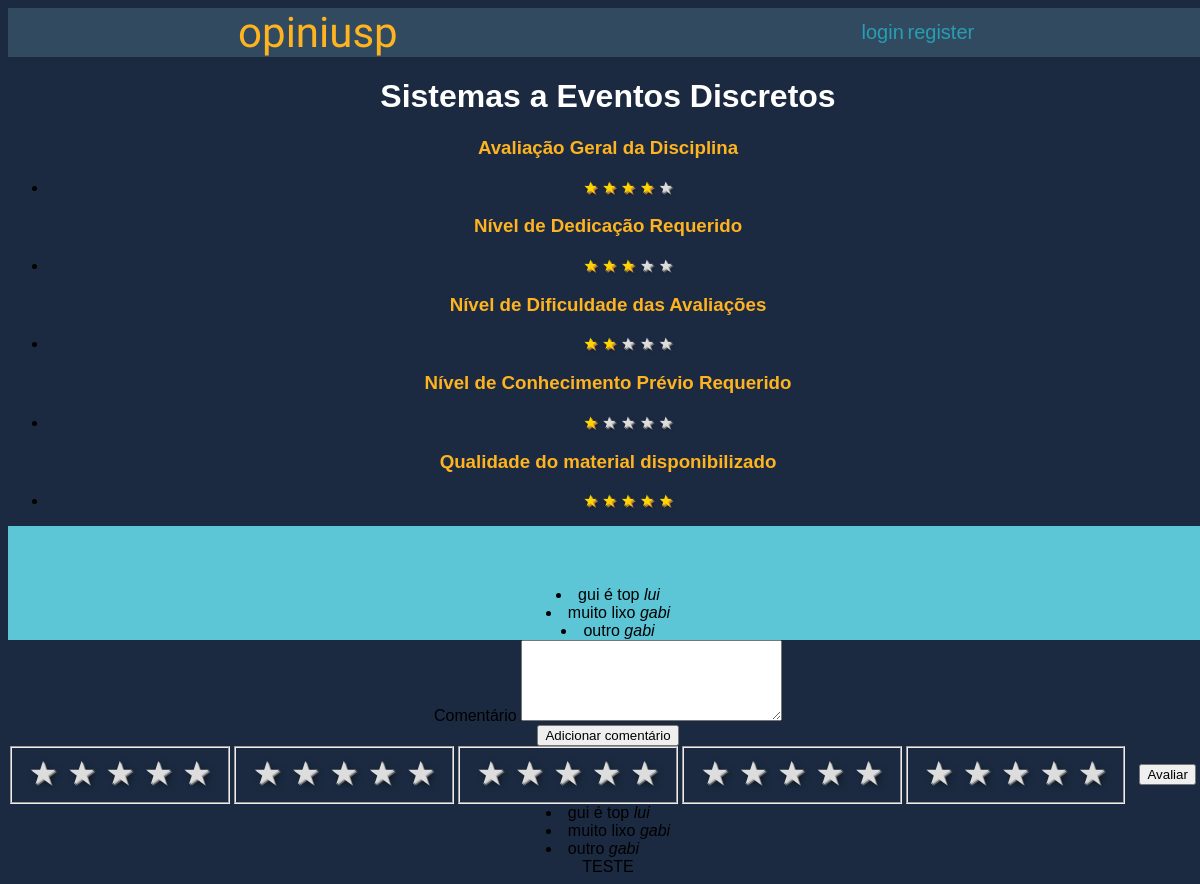
The page /disciplina/1/ on the database its author committed.
### main/models.py (models this page shows, shortened)
class Disciplina(models.Model):
    nome = models.CharField(max_length=100)
    sigla = models.CharField(max_length=7)
    cred_aula = models.IntegerField()
    cred_trabalho = models.IntegerField()
    ch_total = models.IntegerField()
    descricao = models.TextField(max_length=500) #programacao
    programa_resumido = models.TextField(max_length=300)
    met_avaliacao = models.CharField(max_length=50)
    crit_avaliacao = models.CharField(max_length=50)
    recup_avaliacao = models.CharField(max_length=50)
    bibliografia = models.TextField(max_length=1000)

class Comentario(models.Model):
    disciplina = models.ForeignKey(Disciplina, on_delete=models.CASCADE)
    user = models.ForeignKey(User, on_delete=models.CASCADE)
    texto = models.TextField(max_length=1000)
    downVote = models.ManyToManyField(User, blank=True, related_name="downvote")
    upVote = models.ManyToManyField(User, blank=True, related_name="upvote")

### main/views.py (the view)
# urls.py: path('disciplina/<int:id>/', views.pagina_disciplina, name = "disciplina"),
def pagina_disciplina(request, id):
    disciplina = Disciplina.objects.get(id=id)
    comentarios =  Comentario.objects.filter(disciplina=id).annotate(
    total_votes=Count('upVote')-Count('downVote')
    ).order_by('total_votes')
    avaliacoes = Avaliacao.objects.filter(disciplina=id)
    mediaGeral = avaliacoes.aggregate(Avg("notageral"))["notageral__avg"]
    mediaCrit1 = avaliacoes.aggregate(Avg("notaCrit1"))["notaCrit1__avg"]
    mediaCrit2 = avaliacoes.aggregate(Avg("notaCrit2"))["notaCrit2__avg"]
    mediaCrit3 = avaliacoes.aggregate(Avg("notaCrit3"))["notaCrit3__avg"]
    mediaCrit4 = avaliacoes.aggregate(Avg("notaCrit4"))["notaCrit4__avg"]
    medias = [
        mediaGeral, mediaCrit1, mediaCrit2, mediaCrit3, mediaCrit4
    ]
    averages = []
    for media in medias:
        if media == None:
            averages.append(0)
        else:
            averages.append(int(roundTraditional(media)))
    ranges = [
        range(averages[0]), range(averages[1]), range(averages[2]), range(averages[3]), range(averages[4])
    ]
    complementos = [
        range(5-averages[0]), range(5- averages[1]), range(5 - averages[2]), range(5 - averages[3]), range(5 - averages[4])
    ]
    contexto = {
        "disciplina": disciplina,
        "comentarios": comentarios,
        "ranges": ranges,
        "complementos": complementos
    }
    return render(request, 'main/disciplina.html', contexto)

### main/views.py (called while the page is built)
def roundTraditional(val,digits=0):
    return round(val+10**(-len(str(val))-1), digits)

### main/templates/main/disciplina.html (shortened to what this page needs)
{% extends 'main/base.html'%}
{% load static %}
{% block content %}
<h1>{{disciplina.nome}}</h1>
<div class=bloco-avaliacao>
  <h3 class="avalicao_estrelas"> Avaliação Geral da Disciplina</h3>
<ul>
<li > {%for i in ranges.0%} <span class="preenchida">&#9733</span> {% endfor %}
  {%for i in complementos.0%} <span class="vazia">&#9733</span> {% endfor %} </li>
</ul>
<h3 class="avalicao_estrelas">Nível de Dedicação Requerido</h3>
<ul>
<li > {%for i in ranges.1%} <span class="preenchida">&#9733</span> {% endfor %}
  {%for i in complementos.1%} <span class="vazia">&#9733</span> {% endfor %} </li>
</ul>
<h3 class="avalicao_estrelas">Nível de Dificuldade das Avaliações</h3>
<ul>
<li > {%for i in ranges.2%} <span class="preenchida">&#9733</span> {% endfor %}
  {%for i in complementos.2%} <span class="vazia">&#9733</span> {% endfor %} </li>
</ul>
<h3 class="avalicao_estrelas">Nível de Conhecimento Prévio Requerido</h3>
<ul>
<li > {%for i in ranges.3%} <span class="preenchida">&#9733</span> {% endfor %}
  {%for i in complementos.3%} <span class="vazia">&#9733</span> {% endfor %} </li>
</ul>
<h3 class="avalicao_estrelas">Qualidade do material disponibilizado</h3>
<ul>
<li > {%for i in ranges.4%} <span class="preenchida">&#9733</span> {% endfor %}
  {%for i in complementos.4%} <span class="vazia">&#9733</span> {% endfor %} </li>
</ul>
</div>
<div class=comments>
  {% for comentario in comentarios %}
  <li>{{ comentario.texto }} <i> {{comentario.user.username}}</i></li>
   {% endfor %}
</div>
<div>
  <form action="{% url 'main:add_comentario' disciplina.id%}" method="POST">
    <label for="texto"> Comentário </label>
    <textarea name="texto" id="texto" cols="30" rows="5" class="form-control"></textarea>
    <br />
    <input type="submit" value="Adicionar comentário" />
  </form>
</div>
<form action="{% url 'main:add_review' disciplina.id%}" method="POST">
  <fieldset class="rating geral">
    <input type="radio" id="star5" name="notageral" value="5" /><label for="star5"><span>&#9733</span></label>
    <input type="radio" id="star4" name="notageral" value="4" /><label for="star4"><span>&#9733</span></label>
    <input type="radio" id="star3" name="notageral" value="3" /><label for="star3"><span>&#9733</span></label>
    <input type="radio" id="star2" name="notageral" value="2" /><label for="star2"><span>&#9733</span></label>
    <input type="radio" id="star1" name="notageral" value="1" /><label for="star1"><span>&#9733</span></label>
  </fieldset>
  <fieldset class="rating crit1">
    <input type="radio" id="star5-crit1" name="notaCrit1" value="5" /><label
      for="star5-crit1"><span>&#9733</span></label>
    <input type="radio" id="star4-crit1" name="notaCrit1" value="4" /><label
      for="star4-crit1"><span>&#9733</span></label>
    <input type="radio" id="star3-crit1" name="notaCrit1" value="3" /><label
      for="star3-crit1"><span>&#9733</span></label>
    <input type="radio" id="star2-crit1" name="notaCrit1" value="2" /><label
      for="star2-crit1"><span>&#9733</span></label>
    <input type="radio" id="star1-crit1" name="notaCrit1" value="1" /><label
      for="star1-crit1"><span>&#9733</span></label>
  </fieldset>
  <fieldset class="rating crit2">
    <input type="radio" id="star5-crit2" name="notaCrit2" value="5" /><label
      for="star5-crit2"><span>&#9733</span></label>
    <input type="radio" id="star4-crit2" name="notaCrit2" value="4" /><label
      for="star4-crit2"><span>&#9733</span></label>
    <input type="radio" id="star3-crit2" name="notaCrit2" value="3" /><label
      for="star3-crit2"><span>&#9733</span></label>
    <input type="radio" id="star2-crit2" name="notaCrit2" value="2" /><label
      for="star2-crit2"><span>&#9733</span></label>
    <input type="radio" id="star1-crit2" name="notaCrit2" value="1" /><label
      for="star1-crit2"><span>&#9733</span></label>
  </fieldset>
  <fieldset class="rating crit3">
    <input type="radio" id="star5-crit3" name="notaCrit3" value="5" /><label
      for="star5-crit3"><span>&#9733</span></label>
    <input type="radio" id="star4-crit3" name="notaCrit3" value="4" /><label
      for="star4-crit3"><span>&#9733</span></label>
    <input type="radio" id="star3-crit3" name="notaCrit3" value="3" /><label
      for="star3-crit3"><span>&#9733</span></label>
    <input type="radio" id="star2-crit3" name="notaCrit3" value="2" /><label
      for="star2-crit3"><span>&#9733</span></label>
    <input type="radio" id="star1-crit3" name="notaCrit3" value="1" /><label
      for="star1-crit3"><span>&#9733</span></label>
  </fieldset>
  <fieldset class="rating crit4">
    <input type="radio" id="star5-crit4" name="notaCrit4" value="5" /><label
      for="star5-crit4"><span>&#9733</span></label>
    <input type="radio" id="star4-crit4" name="notaCrit4" value="4" /><label
      for="star4-crit4"><span>&#9733</span></label>
    <input type="radio" id="star3-crit4" name="notaCrit4" value="3" /><label
      for="star3-crit4"><span>&#9733</span></label>
    <input type="radio" id="star2-crit4" name="notaCrit4" value="2" /><label
      for="star2-crit4"><span>&#9733</span></label>
    <input type="radio" id="star1-crit4" name="notaCrit4" value="1" /><label
      for="star1-crit4"><span>&#9733</span></label>
  </fieldset>
  <br/>
  <input type="submit" value="Avaliar" />
</form>
</div>
<div>
  {% for comentario in comentarios %}
  <li>{{ comentario.texto }} <i> {{comentario.user.username}}</i></li>
   {% endfor %}
</div>
{% endblock %}

### main/static/css/main.css (style rules this page uses)
:root { --oxfordblue: #1b2a41; --charcoal: #324a5f; --bluemunsell: #279eb3; --middleblue: #5cc6d7; --honeyellow: #feb320; }
body { font-family: "Arial"; background-color: var(--oxfordblue); display: flex; flex-direction: column; justify-content: space-evenly; align-items: center; width: 100%; height: 100%; }
.rating { float: left; }
.rating:not(:checked) > label { float: right; width: 1em; padding: 0 0.1em; overflow: hidden; white-space: nowrap; cursor: pointer; font-size: 200%; line-height: 1.2; color: #ddd; text-shadow: 1px 1px #bbb, 2px 2px #666, 0.1em 0.1em 0.2em rgba(0, 0, 0, 0.5); }
.rating:not(:checked) > label:before { content: #9733; }
h1 { color: white; }
.comments { height: 30%; width: 100%; background-color: var(--middleblue); padding: 5% 0px 0px 0px; display: flex; flex-direction: column; }
.preenchida { color: gold; text-shadow: 1px 1px goldenrod, 2px 2px #b57340, 0.1em 0.1em 0.2em rgba(0, 0, 0, 0.5); }
.vazia { color: #ddd; text-shadow: 1px 1px #bbb, 2px 2px #666, 0.1em 0.1em 0.2em rgba(0, 0, 0, 0.5); }
.avalicao_estrelas { color: var(--honeyellow); }

### rows shown on the page
Disciplina: nome "Sistemas a Eventos Discretos"
Comentario: texto "gui é top", user.username "lui"
Comentario: texto "muito lixo", user.username "gabi"
Comentario: texto "outro", user.username "gabi"
